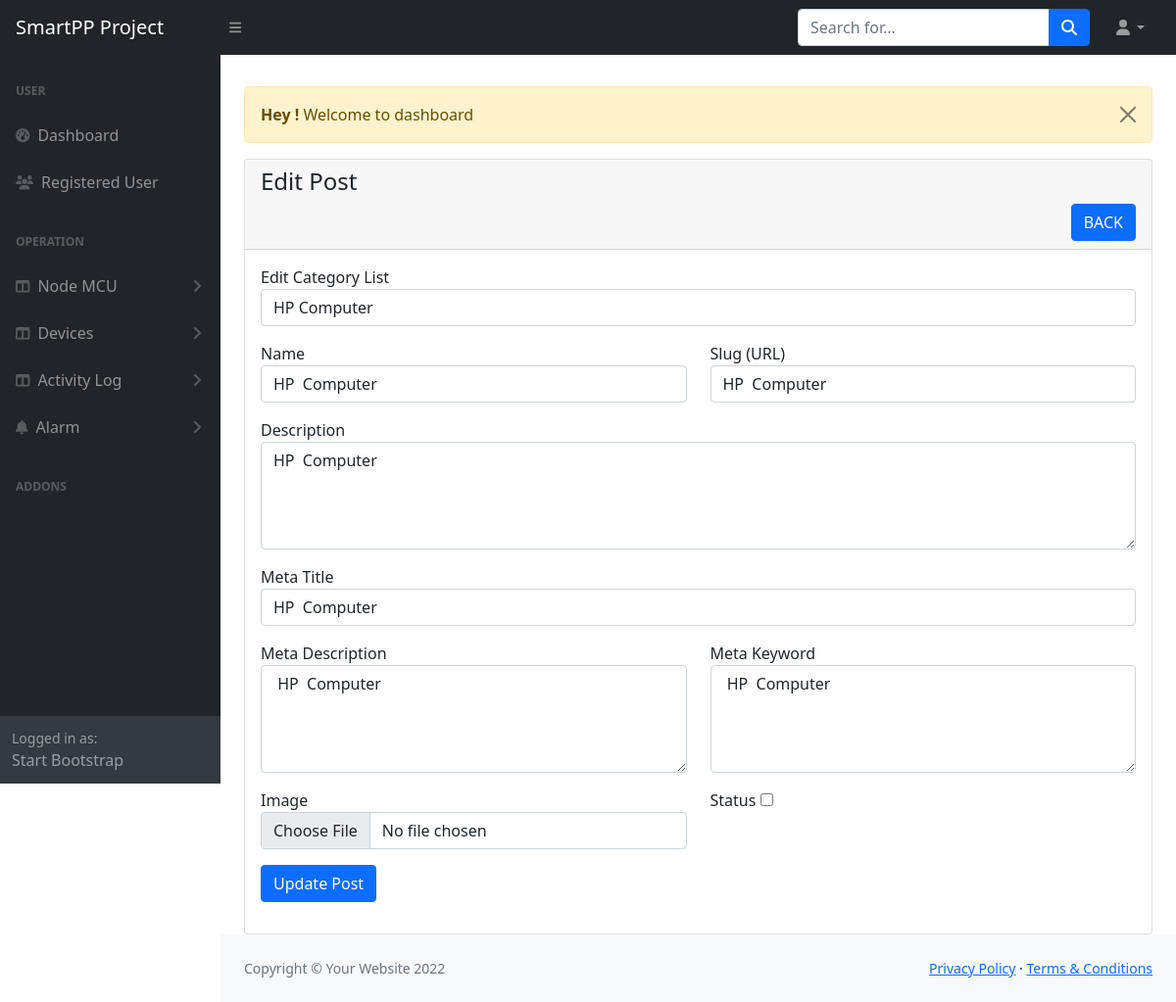
Page /admin/post-edit.php?id=8 (signed in) on the committed database.
### tables this page shows
CREATE TABLE `posts` (
  `id` int(11) NOT NULL,
  `category_id` int(11) NOT NULL,
  `name` varchar(191) NOT NULL,
  `slug` varchar(191) NOT NULL,
  `description` text DEFAULT NULL,
  `image` varchar(191) DEFAULT NULL,
  `meta_title` varchar(191) NOT NULL,
  `meta_description` mediumtext NOT NULL,
  `meta_keyword` mediumtext NOT NULL,
  `status` tinyint(1) DEFAULT 0,
  `create_at` timestamp NULL DEFAULT current_timestamp()
);

CREATE TABLE `categories` (
  `id` int(11) NOT NULL,
  `name` varchar(191) NOT NULL,
  `slug` varchar(191) NOT NULL,
  `description` text DEFAULT NULL,
  `meta_title` varchar(191) NOT NULL,
  `meta_description` mediumtext DEFAULT NULL,
  `meta_keyword` mediumtext DEFAULT NULL,
  `navbar_status` tinyint(1) NOT NULL DEFAULT 0,
  `status` tinyint(1) NOT NULL DEFAULT 0,
  `create_at` timestamp NULL DEFAULT current_timestamp()
);

### admin/post-edit.php (the view, shortened to what this page needs)
<?php
include('authentication.php');
include('includes/header.php');
?>
<div class="container-fluid px-4">
    <div class="row mt-4">
        <div class="col-md-12">
            <?php include('message.php'); ?>
            <div class="card">
                <div class="card-header">
                    <h4>Edit Post</h4>
                    <a href="post-view.php" class="btn btn-primary float-end">BACK</a>
                </div>
                <div class="card-body">
                    <?php
                    if (isset($_GET['id'])) {
                        $post_id = $_GET['id'];
                        $post_query = "SELECT * FROM posts WHERE id='$post_id' LIMIT 1";
                        $post_query_res = mysqli_query($con, $post_query);
                        if (mysqli_num_rows($post_query_res) > 0) {
                            $post_row = mysqli_fetch_array($post_query_res);
                    ?>
                            <form action="code.php" method="POST" enctype="multipart/form-data">
                                <div class="row">
                                    <div class="col-md-12 mb-3">
                                        <label for="">Edit Category List</label>
                                        <?php
                                        $category = "SELECT * FROM categories WHERE status='0' ";
                                        $category_run = mysqli_query($con, $category);
                                        if (mysqli_num_rows($category_run) > 0) {
                                        ?>
                                            <select name="category_id" requered class="form-control">
                                                <?php
                                                foreach ($category_run as $categoryitem) {
                                                ?>
                                                    <option value="<?= $categoryitem['id'] ?>" <?= $categoryitem['id'] == $post_row['category_id'] ? 'selected' : '' ?>>
                                                        <?= $categoryitem['name'] ?>
                                                    </option>
                                                <?php
                                                }
                                                ?>
                                            </select>
                                        <?php
                                        } else {
                                        ?>
                                            <h5>No Category Available</h5>
                                        <?php
                                        }
                                        ?>
                                    </div>
                                    <div class="col-md-6 mb-3">
                                        <label for="">Name</label>
                                        <input type="text" name="name" value="<?= $post_row['name'] ?>" requered class="form-control">
                                    </div>
                                    <div class="col-md-6 mb-3">
                                        <label for="">Slug (URL)</label>
                                        <input type="text" name="slug" value="<?= $post_row['slug'] ?>" requered class="form-control">
                                    </div>
                                    <div class="col-md-12 mb-3">
                                        <label for="">Description</label>
                                        <textarea name="description" requered class="form-control" rows="4"><?= $post_row['description'] ?></textarea>
                                    </div>
                                    <div class="col-md-12 mb-3">
                                        <label for="">Meta Title</label>
                                        <input type="text" name="meta_title" value="<?= $post_row['meta_title'] ?>" max="191" requered class="form-control">
                                    </div>
                                    <div class="col-md-6 mb-3">
                                        <label for="">Meta Description</label>
                                        <textarea name="meta_description" requered class="form-control" rows="4"> <?= $post_row['meta_description'] ?></textarea>
                                    </div>
                                    <div class="col-md-6 mb-3">
                                        <label for="">Meta Keyword</label>
                                        <textarea name="meta_keyword" requered class="form-control" rows="4"> <?= $post_row['meta_keyword'] ?>  </textarea>
                                    </div>
                                    <div class="col-md-6 mb-3">
                                        <label for="">Image</label>
                                        <input type="file" name="image" class="form-control">
                                    </div>
                                    <div class="col-md-6 mb-3">
                                        <label for="">Status</label>
                                        <input type="checkbox" name="status" <?= $post_row['status'] == '1' ? 'checked' : '' ?> width="70px" hight="70px" />
                                    </div>
                                    <div class="col-md-12 mb-3">
                                        <button type="submit" name="post_update" class="btn btn-primary">Update Post</button>
                                    </div>
                                </div>
                            </form>
                        <?php
                        } else {
                        ?>
                            <h4>No Record Found </h4>
                    <?php
                        }
                    }
                    ?>
                </div>
            </div>
        </div>
    </div>
    <?php
    include('includes/footer.php');
    include('includes/scripts.php');
    ?>

### rows in the picture
posts: category_id "HP Computer", name "HP Computer", slug "HP Computer", description "HP Computer", meta_title "HP Computer", meta_description "HP Computer", meta_keyword "HP Computer"

### other values in the picture
$_SESSION['message'] "Welcome to dashboard"
